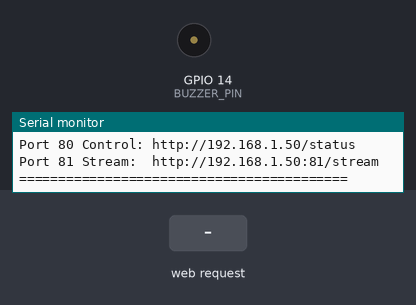
Recording of a sketch running on a simulated ESP32. Shown: buzzer (waves = sounding, pin HIGH), the last lines printed to the serial monitor. The inputs (shaded band) are chosen by the test bench. WiFi joins after 1.5 s; servers stay silent unless stated; the camera gives no picture.

Above: at 3.0 s.
3.1 s: HTTP request GET /buzzer/on received
At 4.3 s:
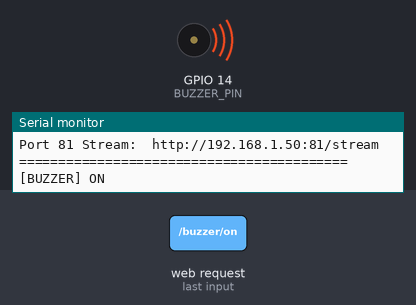
4.6 s: HTTP request GET /buzzer/off received
At 5.6 s:
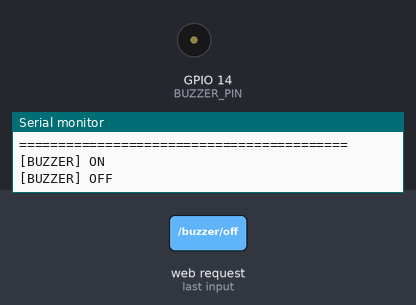
Timing chart, 0 to 7.6 s (numbered marks = the images above; inputs shaded):
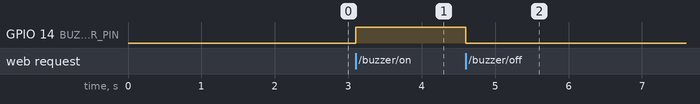

The sketch:

esp32_cam.ino
```cpp
#include "esp_camera.h"
#include <WiFi.h>
#include <WebServer.h>
#include "esp_http_server.h"


const char* ssid     = "VVIT Campus WIFI";
const char* password = "91357924680";


#define PWDN_GPIO_NUM     32
#define RESET_GPIO_NUM    -1
#define XCLK_GPIO_NUM      0
#define SIOD_GPIO_NUM     26
#define SIOC_GPIO_NUM     27

#define Y9_GPIO_NUM       35
#define Y8_GPIO_NUM       34
#define Y7_GPIO_NUM       39
#define Y6_GPIO_NUM       36
#define Y5_GPIO_NUM       21
#define Y4_GPIO_NUM       19
#define Y3_GPIO_NUM       18
#define Y2_GPIO_NUM        5
#define VSYNC_GPIO_NUM    25
#define HREF_GPIO_NUM     23
#define PCLK_GPIO_NUM     22


#define BUZZER_PIN        14


#define BUZZER_WATCHDOG_TIMEOUT_MS 3000


WebServer controlServer(80);
httpd_handle_t stream_httpd = NULL;

bool buzzerState = false;
unsigned long lastBuzzerKeepalive = 0;
bool cameraInitialized = false;


#define PART_BOUNDARY "123456789000000000000987654321"
static const char* _STREAM_CONTENT_TYPE = "multipart/x-mixed-replace;boundary=" PART_BOUNDARY;
static const char* _STREAM_BOUNDARY = "\r\n--" PART_BOUNDARY "\r\n";
static const char* _STREAM_PART = "Content-Type: image/jpeg\r\nContent-Length: %u\r\n\r\n";

void setBuzzer(bool state) {
  buzzerState = state;
  if (buzzerState) {
    digitalWrite(BUZZER_PIN, HIGH);
    lastBuzzerKeepalive = millis();
    Serial.println("[BUZZER] ON");
  } else {
    digitalWrite(BUZZER_PIN, LOW);
    Serial.println("[BUZZER] OFF");
  }
}


void handleStatus() {
  controlServer.sendHeader("Access-Control-Allow-Origin", "*");
  controlServer.sendHeader("Access-Control-Allow-Methods", "GET, POST, OPTIONS");
  controlServer.sendHeader("Access-Control-Allow-Headers", "Content-Type");

  String json = "{";
  json += "\"status\":\"ok\",";
  json += "\"camera\":" + String(cameraInitialized ? "\"connected\"" : "\"error\"") + ",";
  json += "\"buzzer\":" + String(buzzerState ? "true" : "false") + ",";
  json += "\"ip\":\"" + WiFi.localIP().toString() + "\",";
  json += "\"rssi\":" + String(WiFi.RSSI()) + ",";
  json += "\"psram\":" + String(psramFound() ? "true" : "false") + ",";
  json += "\"uptime_ms\":" + String(millis());
  json += "}";

  controlServer.send(200, "application/json", json);
}

void handleBuzzerOn() {
  controlServer.sendHeader("Access-Control-Allow-Origin", "*");
  setBuzzer(true);
  controlServer.send(200, "application/json", "{\"buzzer\":true,\"status\":\"on\"}");
}

void handleBuzzerOff() {
  controlServer.sendHeader("Access-Control-Allow-Origin", "*");
  setBuzzer(false);
  controlServer.send(200, "application/json", "{\"buzzer\":false,\"status\":\"off\"}");
}

void handleBuzzerTest() {
  controlServer.sendHeader("Access-Control-Allow-Origin", "*");
  // Quick test beep
  digitalWrite(BUZZER_PIN, HIGH);
  delay(300);
  digitalWrite(BUZZER_PIN, LOW);
  buzzerState = false;
  controlServer.send(200, "application/json", "{\"buzzer\":false,\"status\":\"tested\"}");
}

void handleNotFound() {
  controlServer.sendHeader("Access-Control-Allow-Origin", "*");
  controlServer.send(404, "text/plain", "Not Found");
}


static esp_err_t stream_handler(httpd_req_t *req) {
  camera_fb_t * fb = NULL;
  esp_err_t res = ESP_OK;
  size_t _jpg_buf_len = 0;
  uint8_t * _jpg_buf = NULL;
  char * part_buf[64];

  res = httpd_resp_set_type(req, _STREAM_CONTENT_TYPE);
  if (res != ESP_OK) {
    return res;
  }

  httpd_resp_set_hdr(req, "Access-Control-Allow-Origin", "*");

  while (true) {
    fb = esp_camera_fb_get();
    if (!fb) {
      Serial.println("[CAMERA] Camera capture failed");
      res = ESP_FAIL;
      break;
    }

    _jpg_buf_len = fb->len;
    _jpg_buf = fb->buf;

    if (res == ESP_OK) {
      res = httpd_resp_send_chunk(req, _STREAM_BOUNDARY, strlen(_STREAM_BOUNDARY));
    }
    if (res == ESP_OK) {
      size_t hlen = snprintf((char *)part_buf, 64, _STREAM_PART, _jpg_buf_len);
      res = httpd_resp_send_chunk(req, (const char *)part_buf, hlen);
    }
    if (res == ESP_OK) {
      res = httpd_resp_send_chunk(req, (const char *)_jpg_buf, _jpg_buf_len);
    }

    esp_camera_fb_return(fb);
    fb = NULL;
    _jpg_buf = NULL;

    if (res != ESP_OK) {
      break;
    }

    // Yield to let watchdog & WiFi tasks run smoothly
    vTaskDelay(pdMS_TO_TICKS(10));
  }

  return res;
}

void startStreamServer() {
  httpd_config_t config = HTTPD_DEFAULT_CONFIG();
  config.server_port = 81;
  config.ctrl_port = 32768;

  httpd_uri_t stream_uri = {
    .uri       = "/stream",
    .method    = HTTP_GET,
    .handler   = stream_handler,
    .user_ctx  = NULL
  };

  Serial.printf("[HTTP] Starting stream server on port: %d\n", config.server_port);
  if (httpd_start(&stream_httpd, &config) == ESP_OK) {
    httpd_register_uri_handler(stream_httpd, &stream_uri);
    Serial.println("[HTTP] Stream server started at /stream on Port 81");
  } else {
    Serial.println("[HTTP] Failed to start stream server on Port 81");
  }
}


void setup() {
  // CRITICAL: Buzzer MUST start silent
  pinMode(BUZZER_PIN, OUTPUT);
  digitalWrite(BUZZER_PIN, LOW);
  buzzerState = false;

  Serial.begin(115200);
  Serial.setDebugOutput(false);
  Serial.println();
  Serial.println("==========================================");
  Serial.println(" ESP32-CAM Animal Detection & Buzzer Node ");
  Serial.println("==========================================");

  // Configure Camera Pins & Buffers
  camera_config_t config;
  config.ledc_channel = LEDC_CHANNEL_0;
  config.ledc_timer = LEDC_TIMER_0;
  config.pin_d0 = Y2_GPIO_NUM;
  config.pin_d1 = Y3_GPIO_NUM;
  config.pin_d2 = Y4_GPIO_NUM;
  config.pin_d3 = Y5_GPIO_NUM;
  config.pin_d4 = Y6_GPIO_NUM;
  config.pin_d5 = Y7_GPIO_NUM;
  config.pin_d6 = Y8_GPIO_NUM;
  config.pin_d7 = Y9_GPIO_NUM;
  config.pin_xclk = XCLK_GPIO_NUM;
  config.pin_pclk = PCLK_GPIO_NUM;
  config.pin_vsync = VSYNC_GPIO_NUM;
  config.pin_href = HREF_GPIO_NUM;
  config.pin_sccb_sda = SIOD_GPIO_NUM;
  config.pin_sccb_scl = SIOC_GPIO_NUM;
  config.pin_pwdn = PWDN_GPIO_NUM;
  config.pin_reset = RESET_GPIO_NUM;
  config.xclk_freq_hz = 20000000;
  config.pixel_format = PIXFORMAT_JPEG;

  if (psramFound()) {
    Serial.println("[CAMERA] PSRAM found! Using VGA resolution with dual frame buffers.");
    config.frame_size = FRAMESIZE_VGA;
    config.jpeg_quality = 12;
    config.fb_count = 2;
    config.grab_mode = CAMERA_GRAB_LATEST;
    config.fb_location = CAMERA_FB_IN_PSRAM;
  } else {
    Serial.println("[CAMERA] Warning: PSRAM not found. Using QVGA resolution.");
    config.frame_size = FRAMESIZE_QVGA;
    config.jpeg_quality = 14;
    config.fb_count = 1;
    config.grab_mode = CAMERA_GRAB_WHEN_EMPTY;
    config.fb_location = CAMERA_FB_IN_DRAM;
  }

  // Camera Initialization
  esp_err_t err = esp_camera_init(&config);
  if (err != ESP_OK) {
    Serial.printf("[CAMERA] Camera init failed with error 0x%x\n", err);
    cameraInitialized = false;
  } else {
    Serial.println("[CAMERA] Camera initialized successfully.");
    cameraInitialized = true;

    sensor_t * s = esp_camera_sensor_get();
    if (s != NULL) {
      s->set_vflip(s, 0);
      s->set_hmirror(s, 0);
      s->set_brightness(s, 1);
      s->set_contrast(s, 1);
      s->set_saturation(s, 0);
    }
  }

  // Connect to WiFi
  Serial.printf("[WIFI] Connecting to SSID: %s\n", ssid);
  WiFi.begin(ssid, password);
  WiFi.setSleep(false); // Disable WiFi sleep for low-latency streaming

  int attempts = 0;
  while (WiFi.status() != WL_CONNECTED && attempts < 40) {
    delay(500);
    Serial.print(".");
    attempts++;
  }
  Serial.println();

  if (WiFi.status() == WL_CONNECTED) {
    Serial.println("[WIFI] WiFi connected successfully!");
    Serial.print("[WIFI] IP Address: ");
    Serial.println(WiFi.localIP());
  } else {
    Serial.println("[WIFI] WiFi connection failed. Will retry in loop.");
  }

  // Setup Port 80 Control Server
  controlServer.on("/status", HTTP_GET, handleStatus);
  controlServer.on("/buzzer/on", HTTP_GET, handleBuzzerOn);
  controlServer.on("/buzzer/off", HTTP_GET, handleBuzzerOff);
  controlServer.on("/buzzer/test", HTTP_GET, handleBuzzerTest);
  controlServer.onNotFound(handleNotFound);
  controlServer.begin();
  Serial.println("[HTTP] Control server started on Port 80");

  // Setup Port 81 Stream Server
  startStreamServer();

  // Ensure buzzer remains OFF after all initialization
  digitalWrite(BUZZER_PIN, LOW);
  buzzerState = false;

  Serial.println("==========================================");
  Serial.println("Ready!");
  Serial.printf("Port 80 Control: http://%s/status\n", WiFi.localIP().toString().c_str());
  Serial.printf("Port 81 Stream:  http://%s:81/stream\n", WiFi.localIP().toString().c_str());
  Serial.println("==========================================");
}


void loop() {
  // Handle incoming HTTP requests on Port 80
  controlServer.handleClient();

  // Safety Watchdog: If buzzer is ON and no keepalive received within timeout, turn OFF
  if (buzzerState) {
    if (millis() - lastBuzzerKeepalive > BUZZER_WATCHDOG_TIMEOUT_MS) {
      digitalWrite(BUZZER_PIN, LOW);
      buzzerState = false;
      Serial.println("[WATCHDOG] Safety timeout reached. Buzzer turned OFF.");
    }
  }

  // WiFi Reconnection Watchdog
  if (WiFi.status() != WL_CONNECTED) {
    static unsigned long lastWifiRetry = 0;
    if (millis() - lastWifiRetry > 10000) {
      lastWifiRetry = millis();
      Serial.println("[WIFI] Reconnecting to WiFi...");
      WiFi.reconnect();
    }
  }

  delay(2);
}
```

Measured:
- after the input at 3.1 s, GPIO 14 (BUZZER_PIN): LOW → HIGH at once
- after the input at 4.6 s, GPIO 14 (BUZZER_PIN): HIGH → LOW after 0.00 s instead of 1.5 s
